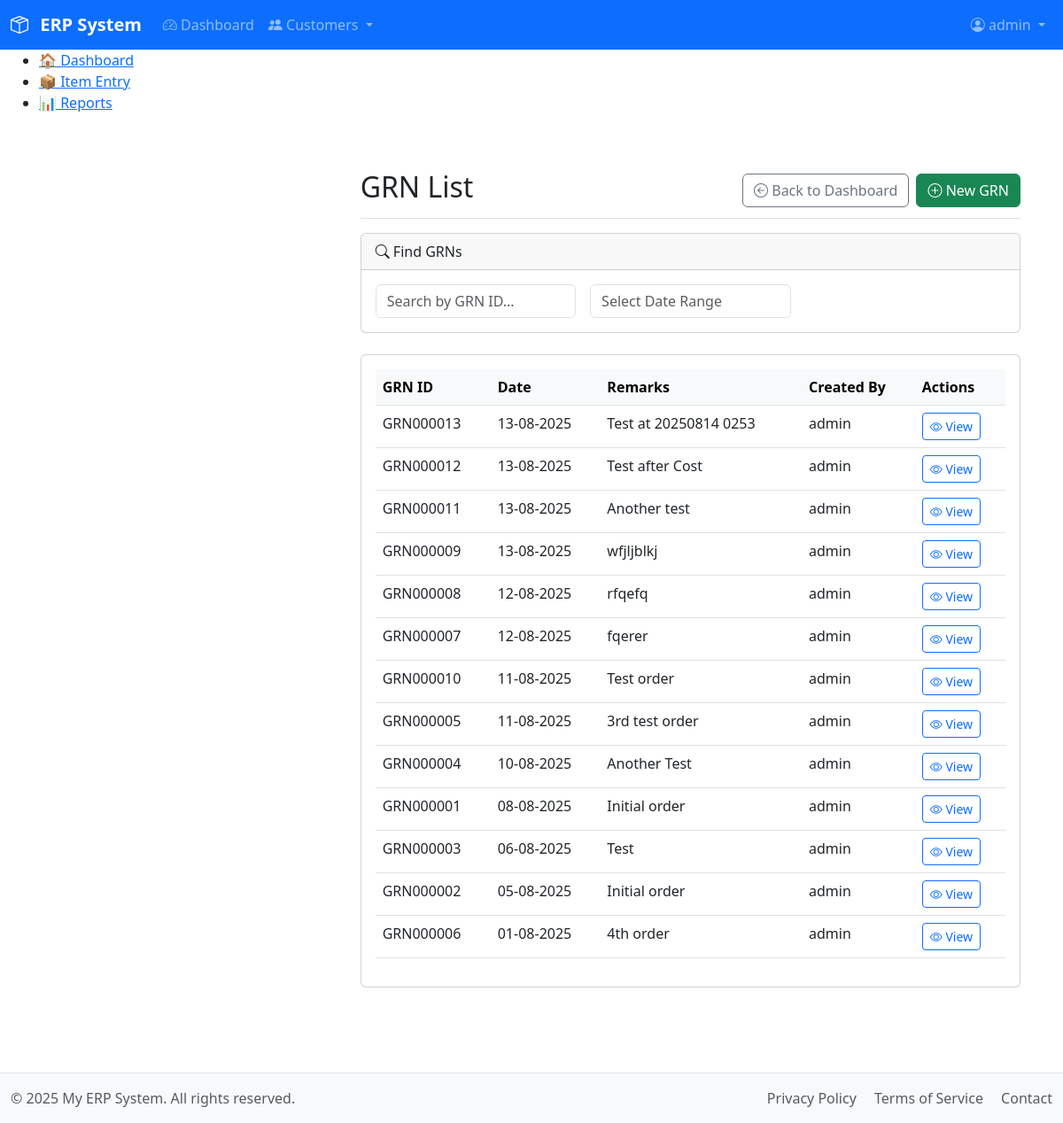
The app's page /modules/purchase/list_grns.php (signed in), older data.
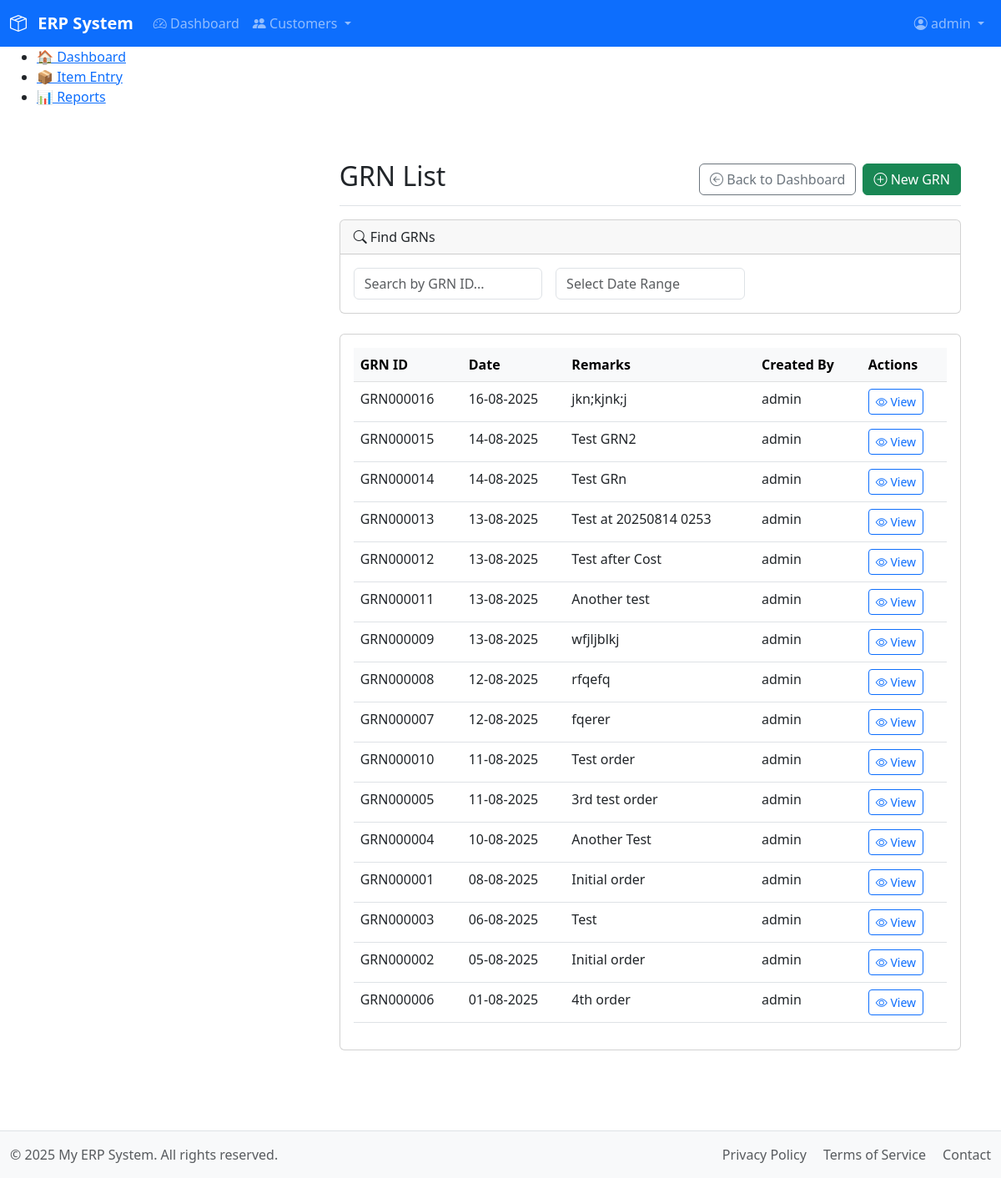
The same page, newer data.
### tables this page shows
CREATE TABLE `grn` (
  `grn_id` varchar(10) NOT NULL,
  `grn_date` date NOT NULL,
  `remarks` text DEFAULT NULL,
  `created_at` timestamp NOT NULL DEFAULT current_timestamp(),
  `created_by` int(11) DEFAULT NULL,
  `created_by_name` varchar(50) DEFAULT NULL,
  PRIMARY KEY (`grn_id`)
);

### includes/functions.php (called while the page is built, shortened)
<?php
function search_grns($filters = []) {
    $db = db();
    $sql = "
        SELECT
            g.grn_id,
            g.grn_date,
            g.remarks,
            g.created_by_name
        FROM grn g
        WHERE 1=1
    ";
    $sql .= " ORDER BY g.grn_date DESC, g.grn_id DESC";
    $stmt = $db->prepare($sql);
    $stmt->execute();
    $result = $stmt->get_result();
    return $result ? $result->fetch_all(MYSQLI_ASSOC) : [];
}

### modules/purchase/list_grns.php (the view, shortened to what this page needs)
<?php
require_once __DIR__ . '/../../includes/functions.php';
$initial_grns = search_grns();
require_once __DIR__ . '/../../includes/header.php';
?>
<div class="container-fluid">
    <div class="row">
        <?php require_once __DIR__ . '/../../includes/sidebar.php'; ?>
        <main class="col-md-9 ms-sm-auto col-lg-10 px-md-4">
            <div class="d-flex justify-content-between flex-wrap flex-md-nowrap align-items-center pt-3 pb-2 mb-3 border-bottom">
                <h1 class="h2">GRN List</h1>
                <div class="btn-toolbar mb-2 mb-md-0">
                    <a href="/index.php" class="btn btn-outline-secondary me-2">
                        <i class="bi bi-arrow-left-circle"></i> Back to Dashboard
                    </a>
                    <a href="/modules/purchase/entry_grn.php" class="btn btn-success">
                        <i class="bi bi-plus-circle"></i> New GRN
                    </a>
                </div>
            </div>
            <div class="card mb-4">
                <div class="card-header"><i class="bi bi-search"></i> Find GRNs</div>
                <div class="card-body">
                    <form id="grnSearchForm" class="row gx-3 gy-2 align-items-center">
                        <div class="col-md-4">
                            <input type="text" class="form-control" id="search_grn_id" placeholder="Search by GRN ID...">
                        </div>
                        <div class="col-md-4">
                            <input type="text" class="form-control" id="search_date_range" placeholder="Select Date Range">
                        </div>
                    </form>
                </div>
            </div>
            <div class="card">
                <div class="card-body">
                    <div class="table-responsive">
                        <table class="table table-hover">
                            <thead class="table-light">
                                <tr>
                                    <th>GRN ID</th>
                                    <th>Date</th>
                                    <th>Remarks</th>
                                    <th>Created By</th>
                                    <th>Actions</th>
                                </tr>
                            </thead>
                            <tbody id="grnListTableBody">
                                <?php if (empty($initial_grns)): ?>
                                    <tr><td colspan="5" class="text-center text-muted">No GRNs found.</td></tr>
                                <?php else: ?>
                                    <?php foreach ($initial_grns as $grn): ?>
                                        <tr>
                                            <td><?= htmlspecialchars($grn['grn_id']) ?></td>
                                            <td><?= htmlspecialchars(date("d-m-Y", strtotime($grn['grn_date']))) ?></td>
                                            <td><?= htmlspecialchars($grn['remarks']) ?></td>
                                            <td><?= htmlspecialchars($grn['created_by_name']) ?></td>
                                            <td>
                                                <a href="/modules/purchase/entry_grn.php?grn_id=<?= htmlspecialchars($grn['grn_id']) ?>" class="btn btn-sm btn-outline-primary">
                                                    <i class="bi bi-eye"></i> View
                                                </a>
                                            </td>
                                        </tr>
                                    <?php endforeach; ?>
                                <?php endif; ?>
                            </tbody>
                        </table>
                    </div>
                </div>
            </div>
        </main>
    </div>
</div>
<?php require_once __DIR__ . '/../../includes/footer.php'; ?>

Row changes from the older to the newer data that the page shows:
added grn: grn_id "GRN000016", grn_date "16-08-2025", remarks "jkn;kjnk;j", created_by_name "admin"
added grn: grn_id "GRN000015", grn_date "14-08-2025", remarks "Test GRN2", created_by_name "admin"
added grn: grn_id "GRN000014", grn_date "14-08-2025", remarks "Test GRn", created_by_name "admin"
